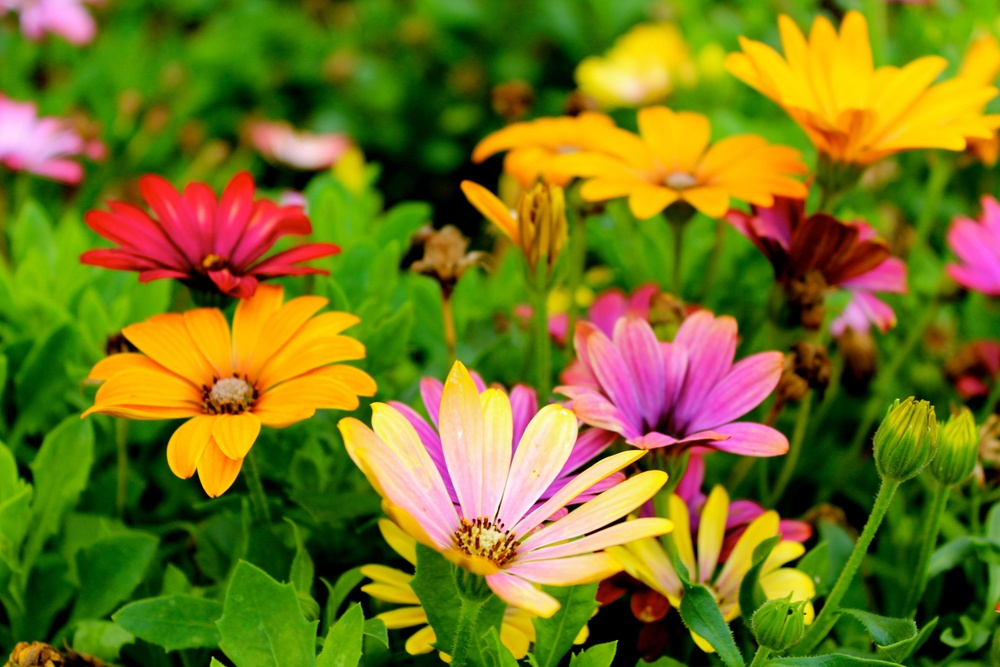
#> input picture dataset/flower.jpg, 1000 x 667 px, shrunk from 5184 x 3456 before the run, found by its file name
$ python lesson3_shi_tomasi_corner_detection.py
#> lines starting #> are read from the running program, lines starting #| are printed output that depends on the picture; after the words box and inside, x2 and y2 are one past the last pixel; in counts of white or black regions, pixels touching at a corner belong together
"""
==========================================
Module 7 - Feature Detection
Lesson 3 - Shi-Tomasi Corner Detection
==========================================
"""

import cv2
import numpy as np

# Load Image
image = cv2.imread("dataset/flower.jpg")
#> image is the input picture: shape (667, 1000, 3); mean B, G, R 27.5, 117.1, 117

# Convert to Grayscale
gray_image = cv2.cvtColor(image, cv2.COLOR_BGR2GRAY)
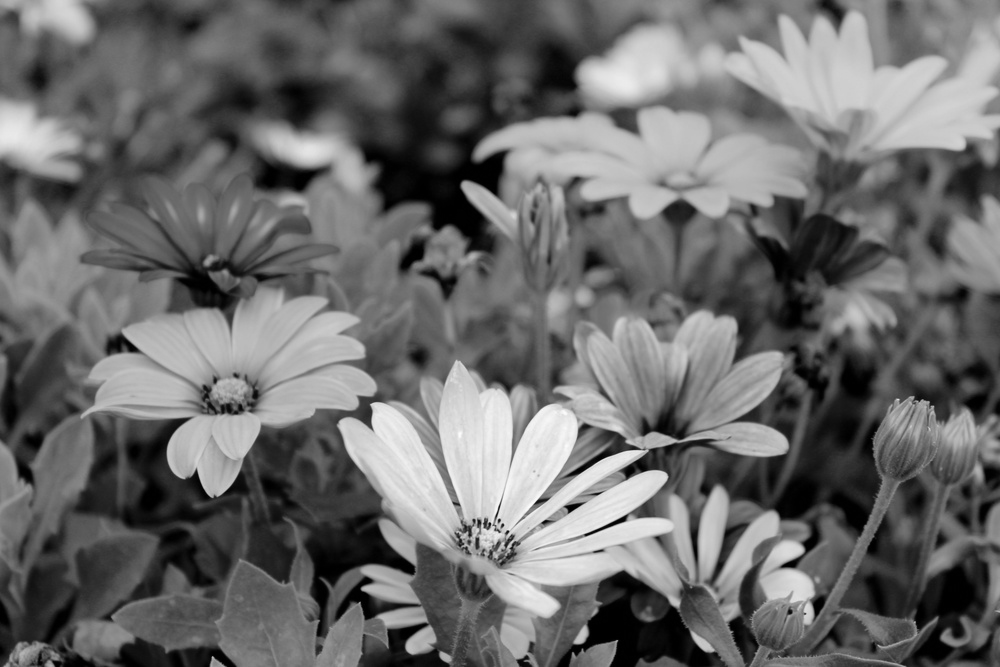
#> gray_image: shape (667, 1000); min 0, max 252, mean 106.9

# Detect Corners
corners = cv2.goodFeaturesToTrack(
    gray_image,
    maxCorners=100,
    qualityLevel=0.01,
    minDistance=10
)
#> corners = 100 rows, first 8: [499, 519], [508, 531], [489, 523], [212, 656], [473, 519], [617, 640], [510, 548], [568, 512]

# Convert Corner Coordinates to Integer
corners = np.int32(corners)
#> corners = contour of 100 points, box (x1, y1, x2, y2) (53, 351, 938, 662), area 155034

# Draw Corners
for corner in corners:
    x, y = corner.ravel()
    cv2.circle(image, (x, y), 5, (0, 0, 255), -1)
#> this loop made 100 passes
#> (x, y) on passes 1 to 12: (499, 519), (508, 531), (489, 523), (212, 656), (473, 519), (617, 640), (510, 548), (568, 512), (466, 547), (359, 602), (370, 404), (928, 402)
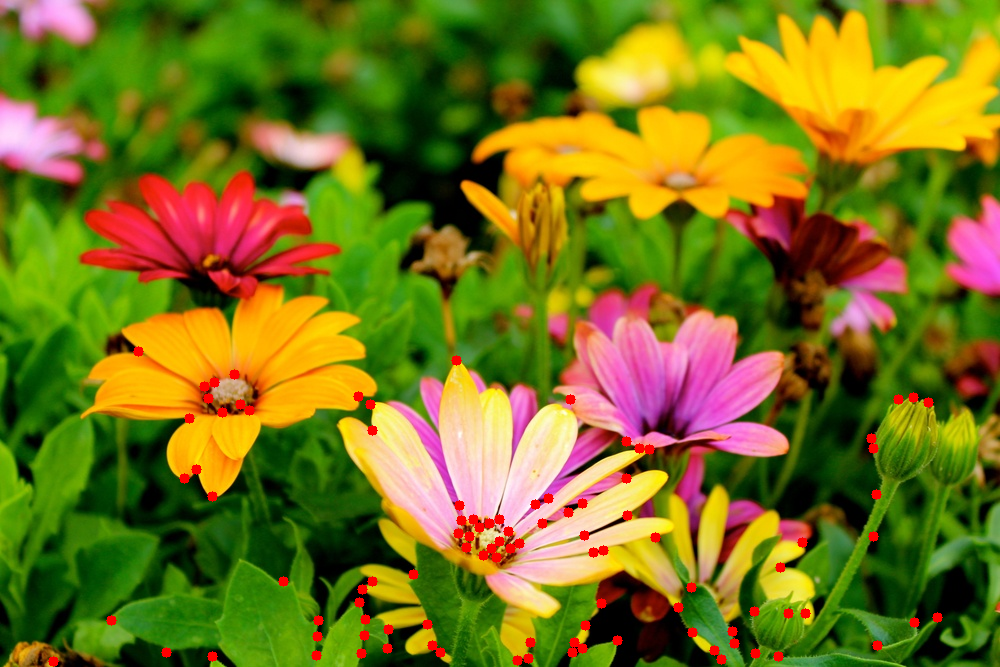
#> image: shape (667, 1000, 3); 1.21% of pixels changed, all inside (x1, y1, x2, y2) = (48, 346, 943, 667)

# Display Image
cv2.imshow("Shi-Tomasi Corner Detection", image)

# Wait for a key press
cv2.waitKey(0)

# Close all windows
cv2.destroyAllWindows()

print("Module 7 - Lesson 3 Completed Successfully!")
